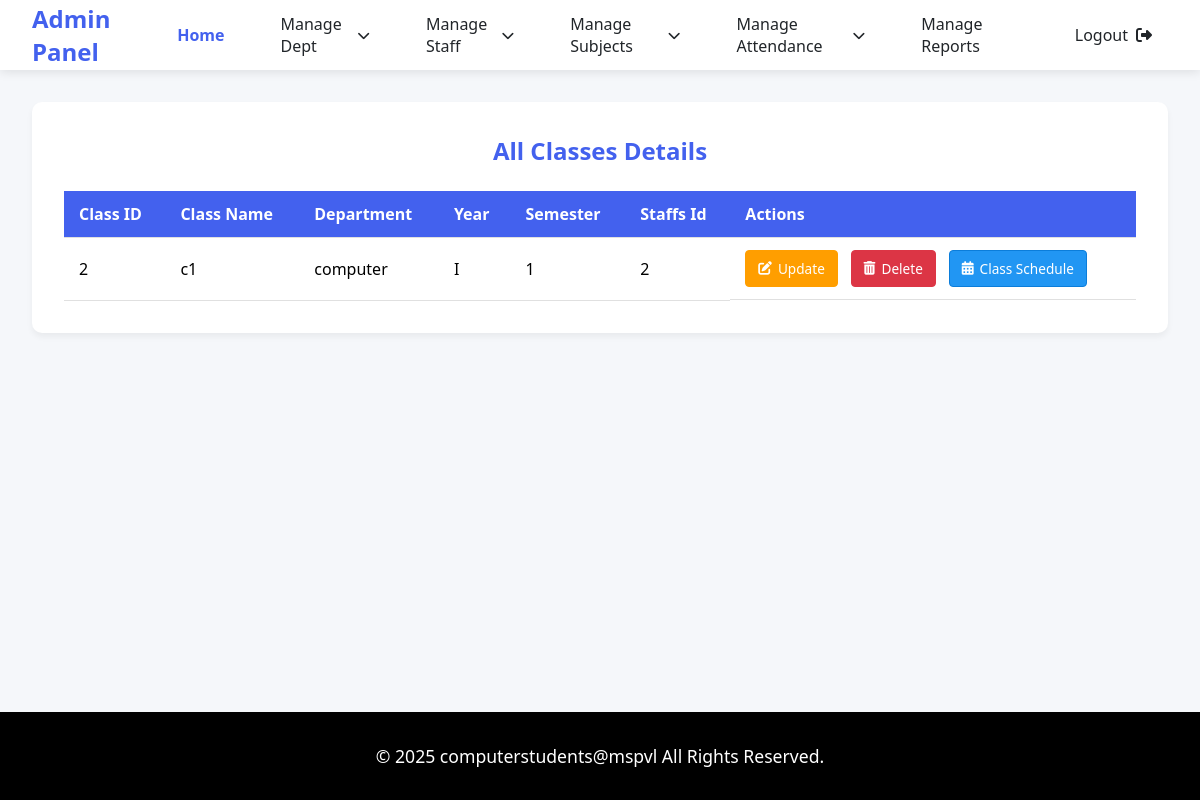
The page /view_class on the database as committed earlier.
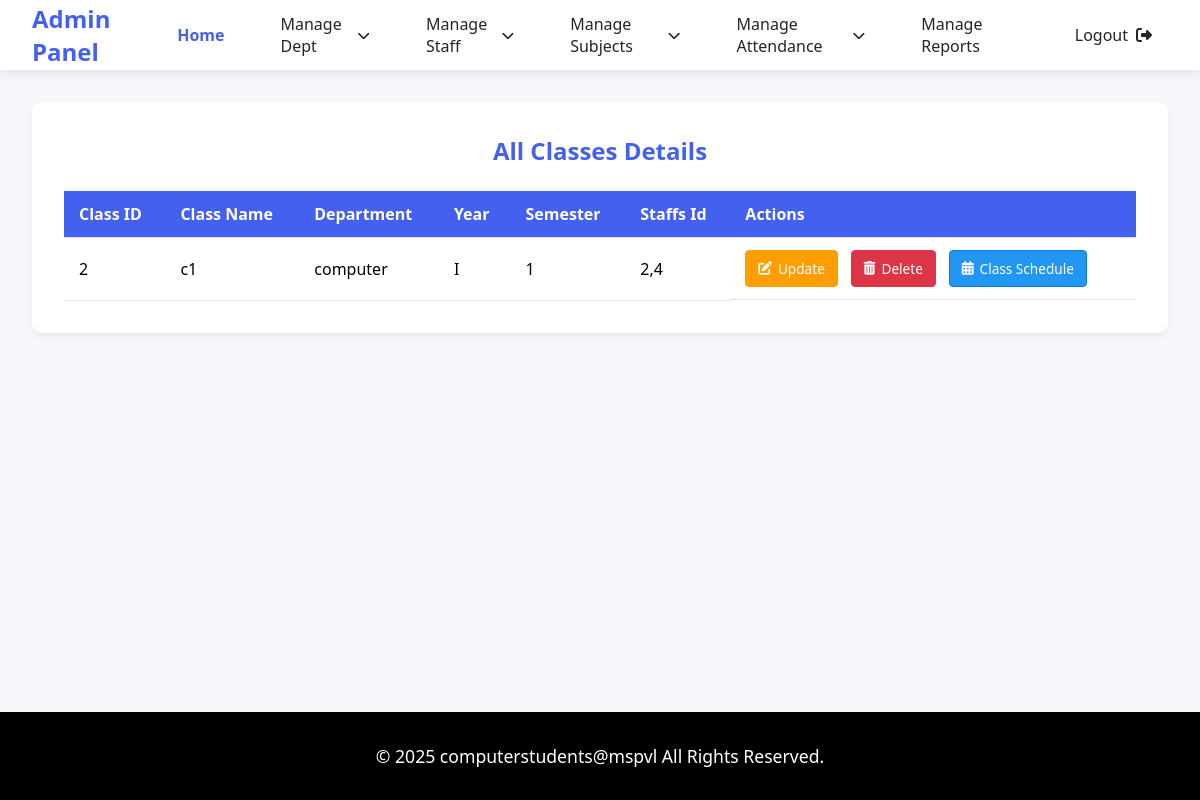
The same page on the database as committed later.
### tables this page shows
CREATE TABLE "classes_tb" (
	"classid"	INTEGER NOT NULL,
	"classname"	TEXT NOT NULL UNIQUE,
	"dept"	TEXT NOT NULL,
	"year"	TEXT NOT NULL,
	"sem"	TEXT NOT NULL,
	"staffsid"	TEXT NOT NULL,
	PRIMARY KEY("classid")
);

### app.py (the view)
@app.route('/view_class')
def view_class():
    con = sqlite3.connect('spm_db.db')
    cur = con.cursor()
    cur.execute("SELECT * FROM classes_tb")
    data = cur.fetchall()
    con.close()
    return render_template('admin/view_class.html', data = data)

### templates/admin/view_class.html (shortened to what this page needs)
<!DOCTYPE html>
<html lang="en">
<head>
    <link rel="stylesheet" href="https://cdnjs.cloudflare.com/ajax/libs/font-awesome/6.4.0/css/all.min.css">
    <link rel="stylesheet" href="static/css/style.css">
</head>
<body>
    <nav class="navbar">
        <a href="#" class="navbar-brand">Admin Panel</a>
        <div class="nav-menu">
            <a href="{{url_for('admin_dashboard')}}" class="nav-item active">Home</a>
            <div class="dropdown">
                <a href="#" class="nav-item dropdown-toggle">Manage Dept</a>
            </div>
            <div class="dropdown">
                <a href="#" class="nav-item dropdown-toggle">Manage Staff</a>
            </div>
            <div class="dropdown">
                <a href="#" class="nav-item dropdown-toggle">Manage Subjects</a>
            </div>
            <div class="dropdown">
                <a href="#" class="nav-item dropdown-toggle">Manage Attendance</a>
            </div>
            <a href="report_generate_form.html" class="nav-item">Manage Reports</a>
            <a href="{{url_for('login')}}"class="nav-item" id="logout-link">
                <span>Logout</span>
                <i class="fas fa-sign-out-alt"></i>
            </a>
        </div>
    </nav>
    <div class="main-content">
        <div class="table-container">
            <h2>All Classes Details</h2>
            <table class="dept-table">
                <thead>
                    <tr>
                        <th>Class ID</th>
                        <th>Class Name</th>
                        <th>Department</th>
                        <th>Year</th>
                        <th>Semester</th>
                        <th>Staffs Id </th>
                        <th>Actions</th>
                    </tr>
                </thead>
                <tbody>
                    {% for row in data %}
                    <tr>
                        <td>{{ row[0] }}</td>
                        <td>{{ row[1] }}</td>
                        <td>{{ row[2] }}</td>
                        <td>{{ row[3] }}</td>
                        <td>{{ row[4] }}</td>
                        <td>{{ row[5] }}</td>
                        <td class="action-buttons">
                            <a href="{{ url_for('update_class_form', classid=row[0],classname=row[1],dept=row[2],year=row[3],sem=row[4]) }}" class="btn-update">
                                <i class="fas fa-edit"></i> Update
                            </a>
                            <a href="{{ url_for('delete_class', classid=row[0],classname=row[1]) }}" class="btn-delete" onclick="return confirm('Are you sure you want to delete this department?')">
                                <i class="fas fa-trash-alt"></i> Delete
                            </a>
                            <a href="{{ url_for('class_schedule') }}" class="btn-merge" title="Merge Timetable">
                                <i class="fas fa-calendar-alt"></i> Class Schedule
                            </a>
                        </td>
                    </tr>
                    {% endfor %}
                </tbody>
            </table>
        </div>
    </div>
    <footer class="footer">
        <p class="copyright">© 2025 computerstudents@mspvl All Rights Reserved.</p>
    </footer>
</body>
</html>

### static/css/style.css (style rules this page uses)
:root { --primary: #4361ee; --primary-dark: #3a0ca3; --secondary: #4cc9f0; --light: #f8f9fa; --dark: #212529; --success: #38b000; --warning: #ff9e00; }
* { margin: 0; padding: 0; box-sizing: border-box; font-family: 'Segoe UI', Tahoma, Geneva, Verdana, sans-serif; }
body { background-color: #f5f7fa; display: flex; flex-direction: column; min-height: 100vh; }
.navbar { background: white; box-shadow: 0 2px 10px rgba(0,0,0,0.1); padding: 0 2rem; height: 70px; display: flex; justify-content: space-between; align-items: center; position: fixed; width: 100%; top: 0; z-index: 1000; }
.navbar-brand { font-size: 1.5rem; font-weight: 700; color: var(--primary); text-decoration: none; }
.nav-menu { display: flex; gap: 1.5rem; height: 100%; }
.nav-item { display: flex; align-items: center; padding: 0 1rem; color: var(--dark); text-decoration: none; font-weight: 500; height: 100%; transition: all 0.3s; position: relative; }
.nav-item.active { color: var(--primary); font-weight: 600; }
.dropdown { position: relative; height: 100%; }
.dropdown-toggle::after { content: '\f078'; font-family: 'Font Awesome 6 Free'; font-weight: 900; margin-left: 8px; font-size: 0.8rem; }
#logout-link i { margin-left: 0.5rem; }
.main-content { margin-top: 70px; padding: 2rem; flex: 1; }
.footer { background: black; color: white; padding: 2rem; text-align: center; margin-top: auto; font-size: 1.1rem; }
.copyright { font-weight: 500; }
.table-container { background: white; border-radius: 10px; padding: 2rem; box-shadow: 0 4px 6px rgba(0,0,0,0.05); margin-bottom: 2rem; }
.table-container h2 { color: var(--primary); margin-bottom: 1.5rem; text-align: center; font-size: 1.5rem; }
.dept-table { width: 100%; border-collapse: collapse; margin-top: 1rem; }
.dept-table th, .dept-table td { padding: 12px 15px; text-align: left; border-bottom: 1px solid #e0e0e0; }
.dept-table th { background-color: var(--primary); color: white; font-weight: 600; position: sticky; top: 0; }
.action-buttons { display: flex; gap: 0.8rem; }
.btn-update, .btn-delete, .btn-merge { padding: 8px 12px; border-radius: 4px; font-size: 0.85rem; text-decoration: none; display: inline-flex; align-items: center; gap: 6px; transition: all 0.2s ease; font-weight: 500; }
.btn-update { background-color: var(--warning); color: white; border: 1px solid var(--warning); }
.btn-delete { background-color: #dc3545; color: white; border: 1px solid #dc3545; }
.btn-merge { background-color: #2196F3; border: 1px solid #0b7dda; color:white; }

Rows that differ between the two databases and show on the page:
changed classes_tb "computer": staffsid "2" → "2,4"
